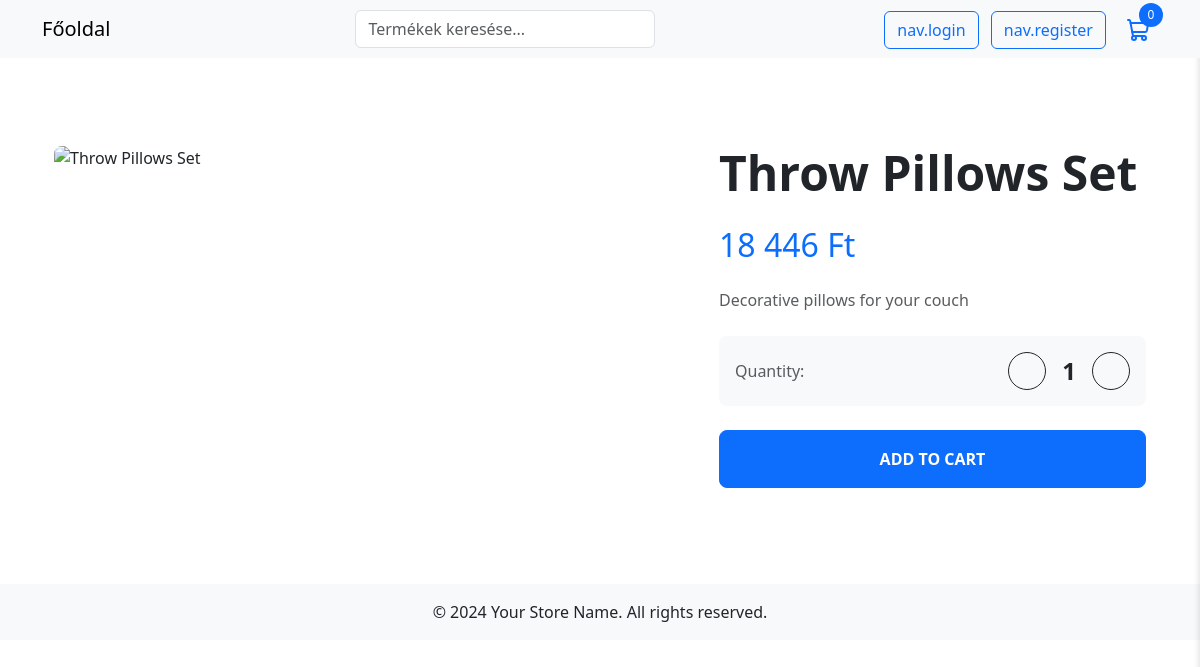
/product.php?id=12, run on the app's committed database.
### tables this page shows
CREATE TABLE `products` (
  `id` int(11) NOT NULL,
  `name` varchar(255) NOT NULL,
  `description` text DEFAULT NULL,
  `price` decimal(10,2) NOT NULL,
  `discount_price` decimal(10,2) DEFAULT NULL,
  `is_on_sale` tinyint(1) DEFAULT 0,
  `category_id` int(11) DEFAULT NULL,
  `image` varchar(255) DEFAULT NULL,
  `created_at` timestamp NOT NULL DEFAULT current_timestamp()
);

### includes/functions.php (called while the page is built, shortened)
<?php
function getShopCurrency() {
    if (isset($_SESSION['currency'])) {
        return $_SESSION['currency'];
    }
    global $pdo;
    $stmt = $pdo->query("SELECT setting_value FROM settings WHERE setting_key = 'currency'");
    $dbCurrency = $stmt->fetchColumn();
    if ($dbCurrency) {
        return $dbCurrency;
    }
    return 'HUF';
}
function getExchangeRate($currency) {
    global $pdo;
    $stmt = $pdo->prepare("SELECT rate FROM exchange_rates WHERE currency = ?");
    $stmt->execute([$currency]);
    $rate = $stmt->fetchColumn();
    if ($rate) {
        return (float)$rate;
    }
    return 1.00;
}
function formatPrice($price, $forceCurrency = null) {
    global $currencyConfig;
    if (!isset($currencyConfig)) {
        $currencyConfig = json_decode(file_get_contents(__DIR__ . '/../config/currencies.json'), true);
    }
    $displayCurrency = $forceCurrency ?? getShopCurrency();
    if ($displayCurrency !== $currencyConfig['base_currency']) {
        $rate = getExchangeRate($displayCurrency);
        $price = $price * $rate;
    }
    if (isset($currencyConfig['currencies'][$displayCurrency])) {
        $currencyInfo = $currencyConfig['currencies'][$displayCurrency];
        $symbol = $currencyInfo['symbol'];
        $decimals = $currencyInfo['step'] === 100 ? 0 : 2;
        if ($displayCurrency === 'HUF') {
            return number_format($price, $decimals, '.', ' ') . ' ' . $symbol;
        } else {
            return $symbol . number_format($price, $decimals, '.', ' ');
        }
    }
    return number_format($price, 2, '.', ' ') . ' ' . $displayCurrency;
}

### product.php (the view, shortened to what this page needs)
<?php
include 'includes/header.php';
require_once 'includes/functions.php';
$id = isset($_GET['id']) ? (int)$_GET['id'] : 0;
$stmt = $pdo->prepare("SELECT * FROM products WHERE id = ?");
$stmt->execute([$id]);
$product = $stmt->fetch();
$currentQuantity = isset($_SESSION['cart'][$product['id']]) ? $_SESSION['cart'][$product['id']] : 1;
?>
<div class="container py-5">
    <div class="row g-5">
        <div class="col-lg-7">
            <div class="position-sticky" style="top: 2rem;">
                <img src="https://images.unsplash.com/photo-1505740420928-5e560c06d30e?w=400&h=300&fit=crop"
                     class="img-fluid rounded-3 w-100 object-fit-cover" style="max-height: 600px;"
                     alt="<?= htmlspecialchars($product['name']) ?>">
            </div>
        </div>
        <div class="col-lg-5">
            <div class="product-details">
                <h1 class="display-5 fw-bold mb-4"><?= htmlspecialchars($product['name']) ?></h1>
                <?php if ($product['is_on_sale'] && $product['discount_price']): ?>
                    <p class="mb-4">
                        <span class="text-muted text-decoration-line-through fs-4"><?= formatPrice($product['price']) ?></span>
                        <span class="h2 text-danger ms-2"><?= formatPrice($product['discount_price']) ?></span>
                    </p>
                <?php else: ?>
                    <p class="h2 text-primary mb-4"><?= formatPrice($product['price']) ?></p>
                <?php endif; ?>
                <div class="mb-4">
                    <p class="text-muted"><?= nl2br(htmlspecialchars($product['description'])) ?></p>
                </div>
                <div class="quantity-selector p-3 bg-light rounded-3 mb-4">
                    <div class="d-flex align-items-center justify-content-between">
                        <span class="text-muted">Quantity:</span>
                        <div class="d-flex align-items-center gap-3">
                            <button onclick="updateQuantity('decrease')"
                                    class="btn btn-outline-dark rounded-circle d-flex align-items-center justify-content-center"
                                    style="width: 38px; height: 38px;">
                            </button>
                            <span id="quantity" class="fs-4 fw-semibold"><?= $currentQuantity ?></span>
                            <button onclick="updateQuantity('increase')"
                                    class="btn btn-outline-dark rounded-circle d-flex align-items-center justify-content-center"
                                    style="width: 38px; height: 38px;">
                            </button>
                        </div>
                    </div>
                </div>
                <button onclick="updateCartToQuantity()"
                        class="btn btn-primary w-100 py-3 rounded-3 text-uppercase fw-bold">
                    Add to Cart
                </button>
            </div>
        </div>
    </div>
</div>
<?php include 'includes/footer.php'; ?>

### data on the page
products: name "Throw Pillows Set", description "Decorative pillows for your couch", id "1"

### other printed values
__t('nav.home') "Főoldal"
__t('nav.login') "nav.login"
__t('nav.register') "nav.register"
formatPrice($product['price']) "18 446 Ft"
